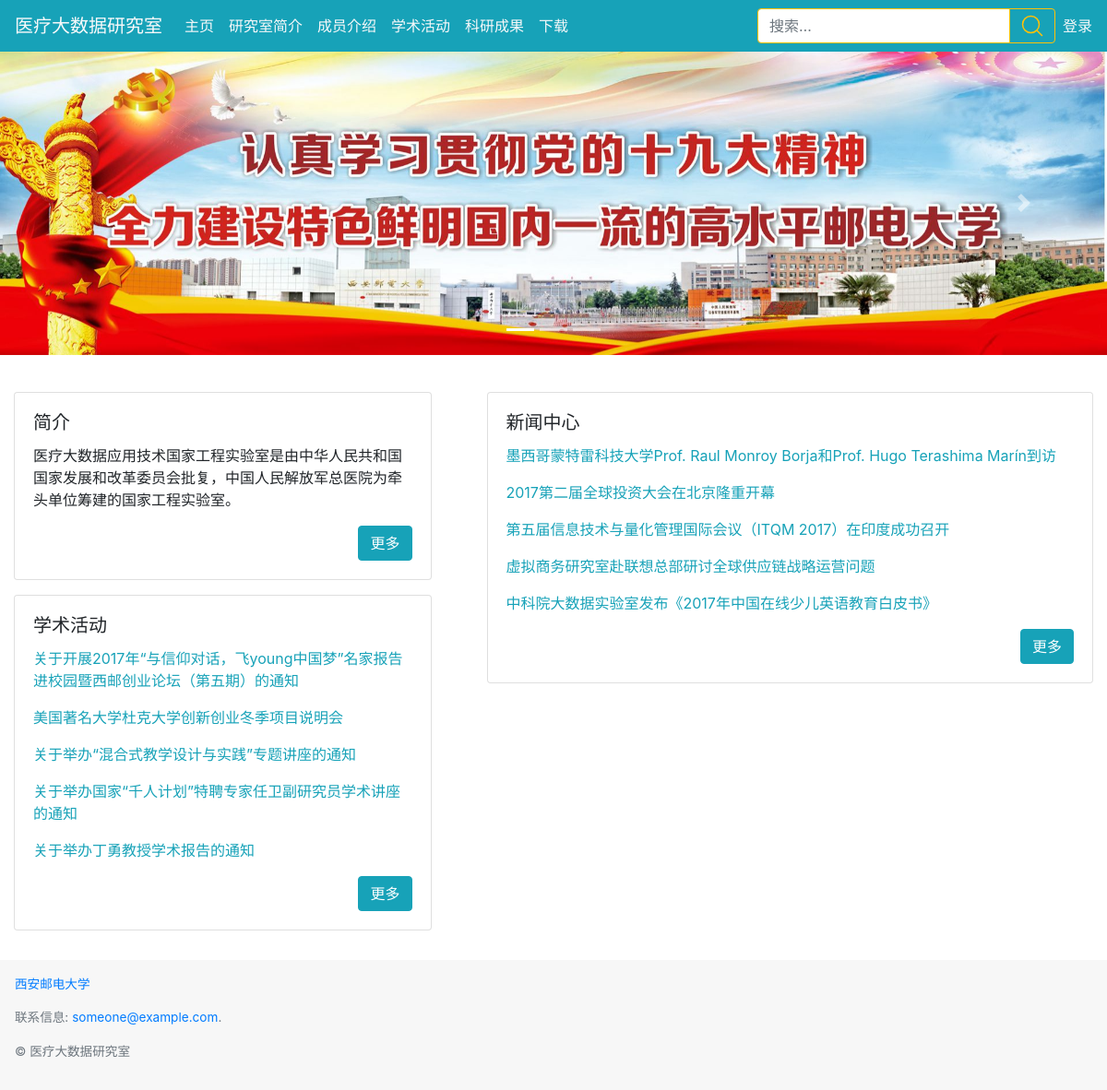
The page / on the database its author committed.
### homesite/models.py (models this page shows, shortened)
class Text(models.Model):
    title = models.CharField(max_length = 100)
    author = models.ForeignKey(User,on_delete = models.DO_NOTHING)
    text_type = models.ForeignKey(Type,null = True, on_delete = models.DO_NOTHING)
    content = RichTextUploadingField()
    file = models.ManyToManyField(Download_file)
    created_time = models.DateTimeField(auto_now_add = True)
    last_updated = models.DateTimeField(auto_now = True)
    is_delete = models.BooleanField(default = False)

### medical_lab/views.py (the view)
# urls.py: 2. Add a URL to urlpatterns:  path('', views.home, name='home')
def home(request):
    context = get_text()
    return render(request,'home.html',context)

### medical_lab/views.py (called while the page is built)
def get_text():
    cont = {}
    news = get_object_or_404(models.Type,name = '新闻动态')
    achievements = get_object_or_404(models.Type,name = '科研成果')
    activity = get_object_or_404(models.Type,name = '学术活动')
    notice = get_object_or_404(models.Type,name = '通知公告')
    cont ['news'] = models.Text.objects.filter(text_type = news,is_delete = False).order_by('-created_time')[:5]
    cont ['activity'] = models.Text.objects.filter(text_type = activity,is_delete = False).order_by('-created_time')[:5]
    cont ['achievements'] = models.Text.objects.filter(text_type = achievements,is_delete = False).order_by('-created_time')[:5]
    cont ['notice'] = models.Text.objects.filter(text_type = notice,is_delete = False).order_by('-created_time')[:5]
    cont ['texts'] = models.Text.objects.filter(is_delete = False).order_by('-created_time')[:5]
    return cont

### templates/home.html (shortened to what this page needs)
{% extends 'base.html' %}
{% load staticfiles %}
{% block content %}
  <div id="carouselIndicators" class="carousel slide" data-ride="carousel">
    <ol class="carousel-indicators">
      <li data-target="#carouselIndicators" data-slide-to="0" class="active"></li>
      <li data-target="#carouselIndicators" data-slide-to="1"></li>
      <li data-target="#carouselIndicators" data-slide-to="2"></li>
    </ol>
    <div class="carousel-inner">
      <div class="carousel-item active">
        <img class="d-block w-100" src="{% static 'img\1.jpg' %}" alt="第一张">
      </div>
    </div>
    <a class="carousel-control-prev" href="#carouselIndicators" role="button" data-slide="prev">
      <span class="carousel-control-prev-icon" aria-hidden="true"></span>
    </a>
    <a class="carousel-control-next" href="#carouselIndicators" role="button" data-slide="next">
      <span class="carousel-control-next-icon" aria-hidden="true"></span>
    </a>
  </div>
  <br>
  <div class="card-deck" style="margin-top: 1rem; margin-bottom: 1rem;">
    <div class="col-sm-5">
      <div class="card mb-3">
        <div class="card-body">
          <h5 class="card-title">简介</h5>
          <p class="card-text">医疗大数据应用技术国家工程实验室是由中华人民共和国国家发展和改革委员会批复，中国人民解放军总医院为牵头单位筹建的国家工程实验室。</p>
          <a href="{% url 'intro' %}" class="btn btn-info" style="float: right;">更多</a>
        </div>
      </div>
      <div class="card mb-3">
        <div class="card-body">
          <h5 class="card-title">学术活动</h5>
          {% for text in activity %}
            <a href="{% url 'text_detail' text.pk %}" class="link-style"><p>{{ text.title }}</p></a>
          {% endfor %}
          <a href="{% url 'activity' %}" class="btn btn-info" style="float: right;">更多</a>
        </div>
      </div>
    </div>
    <div class="col-sm-7">
      <div class="card">
        <div class="card-body">
          <h5 class="card-title">新闻中心</h5>
          {% for text in news %}
            <a href="{% url 'text_detail' text.pk %}" class="link-style"><p>{{ text.title }}</p></a>
          {% endfor %}
          <a href="{% url 'activity' %}" class="btn btn-info" style="float: right;">更多</a>
        </div>
      </div>
    </div>
  </div>
{% endblock %}

### templates/base.html (shortened to what this page needs)
{% load staticfiles %}
<!DOCTYPE html>
<html>
<head>
  <link rel="stylesheet" href="{% static 'css/bootstrap.min.css' %}" >
  <link rel="stylesheet" type="text/css" href="{% static 'css/styles.css' %}">
</head>
<body>
  <nav class="navbar navbar-expand-lg navbar-light bg-info">
    <a class="navbar-brand text-light" href="{% url 'home' %}">医疗大数据研究室</a>
    <div class="collapse navbar-collapse" id="collapseMenu">
      <ul class="navbar-nav mr-auto mt-2 mt-lg-0">
        <li class="nav-item active">
          <a class="nav-link text-light" href="{% url 'home' %}">主页<span class="sr-only">(current)</span></a>
        </li>
        <li class="nav-item">
          <a class="nav-link text-light" href="{% url 'intro' %}">研究室简介</a>
        </li>
        <li class="nav-item">
          <a class="nav-link text-light" href="{% url 'members' %}">成员介绍</a>
        </li>
        <li class="nav-item">
          <a class="nav-link text-light" href="{% url 'activity' %}">学术活动</a>
        </li>
        <li class="nav-item">
          <a class="nav-link text-light" href="{% url 'achievements' %}">科研成果</a>
        </li>
        <li class="nav-item">
          <a class="nav-link text-light" href="{% url 'download' %}">下载</a>
        </li>
     </ul>
       <form class="form-inline my-2 my-lg-0">
        <div class="input-group mr-sm-2">
          <form action="">
            <input type="text" class="form-control input-text" placeholder="搜索…">
            <div class="input-group-append">
              <button class="btn btn-outline-warning" type="button">
                <svg id="i-search" viewBox="0 0 32 32" width="24" height="24" fill="none" stroke="currentcolor" stroke-linecap="round" stroke-linejoin="round" stroke-width="2" style="float:right;">
                  <circle cx="14" cy="14" r="12" />
                  <path d="M23 23 L30 30"  />
                </svg>
              </button>
            </div>
          </form>
        </div>
        {% if request.user.is_authenticated %}
            <div class="nav-item dropdown">
            <a href="" class=" nav-link dropdown-toggle"  id="dropdown01" data-toggle="dropdown" aria-haspopup="true" aria-expanded="false" style="text-decoration:none"><span class="text-light">欢迎你，{{ user }}</span></a>
            <div class="dropdown-menu" aria-labelledby="dropdown01">
              <a class="dropdown-item" href="{% url 'logout' %}">退出登录</a>
            </div>
            </div>
        {% else %}
        <a href="{% url 'login' %}" class="my-2 my-sm-0" style="text-decoration:none"><span class="text-light">登录</span></a>
        {% endif %}
      </form>
    </div>
  </nav>
  {% block content %}{% endblock %}
  <footer class="text-muted footer-style">
    <div class="container-fluid p-3">
      <p><a href="http://www.xiyou.edu.cn/">西安邮电大学</a></p>
      <p>联系信息: <a href="mailto:someone@example.com">someone@example.com</a>.</p>
      <p>&copy; 医疗大数据研究室</p>
    </div>
  </footer>
</body>
</html>

### static/css/styles.css (style rules this page uses)
footer { background-color: #f7f7f7; box-sizing: border-box; font-size: 85%; text-align: center; bottom:0; width:100%; }
@media (min-width: 576px) { .footer-style { text-align: left; } }
.link-style { color: #17a2b8; display: block; }
.input-text { border:1px solid #ffc107; }
body { min-height:100%; }

### rows shown on the page
Text: title "关于开展2017年“与信仰对话，飞young中国梦”名家报告进校园暨西邮创业论坛（第五期）的通知"
Text: title "美国著名大学杜克大学创新创业冬季项目说明会"
Text: title "关于举办“混合式教学设计与实践”专题讲座的通知"
Text: title "关于举办国家“千人计划”特聘专家任卫副研究员学术讲座的通知"
Text: title "关于举办丁勇教授学术报告的通知"
Text: title "墨西哥蒙特雷科技大学Prof. Raul Monroy Borja和Prof. Hugo Terashima Marín到访"
Text: title "2017第二届全球投资大会在北京隆重开幕"
Text: title "第五届信息技术与量化管理国际会议（ITQM 2017）在印度成功召开"
Text: title "虚拟商务研究室赴联想总部研讨全球供应链战略运营问题"
Text: title "中科院大数据实验室发布《2017年中国在线少儿英语教育白皮书》"
